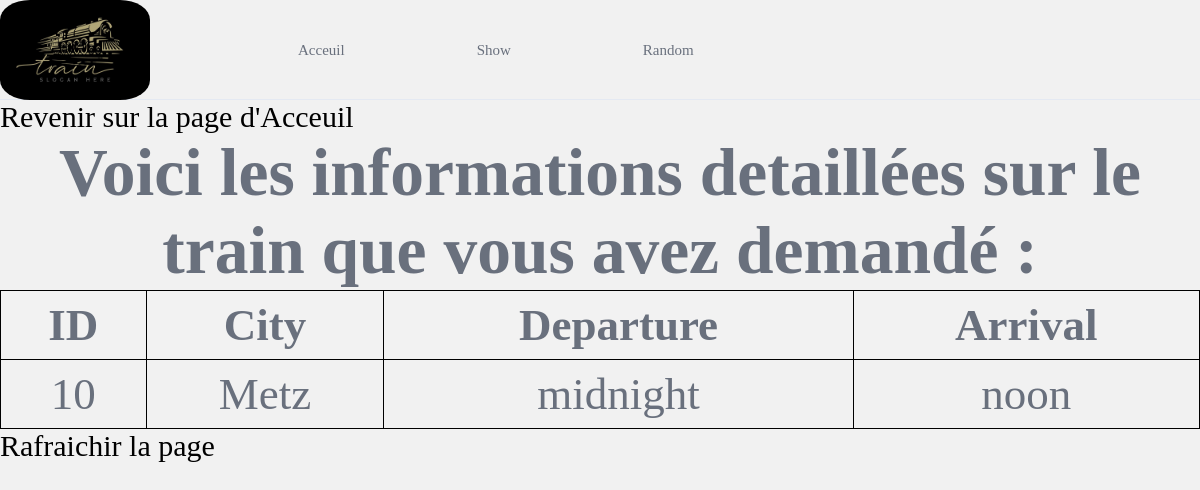
Screenshot of /Train/random with the database file from the repository.
### Train/models.py (models this page shows)
class Trainsncf(models.Model) :
    TrainID = models.AutoField(primary_key=True)
    City = models.CharField(max_length = 200)
    Departure_Time = models.TimeField(max_length = 50)
    Arrival_Time = models.TimeField(max_length = 50)

### Train/views.py (the view)
# urls.py: path('random', views.random, name='random'),
def random(request) :
    def random_fonction():
        import random
        id_random = random.randint(0,21)
        return id_random
    train_alea = random_fonction()
    trajetaleatoire = Trainsncf.objects.get(TrainID = train_alea)
    return render(request, 'Train/random.html', {
       "numero": trajetaleatoire.TrainID,
       "ville": trajetaleatoire.City,
       "depart": trajetaleatoire.Departure_Time,
       "arrivé": trajetaleatoire.Arrival_Time,
    })

### Train/templates/Train/random.html (shortened to what this page needs)
<!DOCTYPE html>
<html lang="en">
<head>
    <link rel="stylesheet" href="../../static/Train/css/style.css">
</head>
<body>
    <header>
        <nav>
            <img src="../../static/Train/img/1train.jpg" alt="" width="150px">
            <ul>
                <li><a href="../Train/index">Acceuil</a></li>
                <li><a href="#">Show</a></li>
                <li><a href="../Train/random">Random</a></li>
            </ul>
        </nav>
    </header>
    <a href="/Train/index" class="alea">Revenir sur la page d'Acceuil</a>
    <div class="train">
        <h2> Voici les informations detaillées sur le train que vous avez demandé : </h2>
        <table>
             <tr>
            <th>ID</th>
            <th>City</th>
            <th>Departure</th>
            <th>Arrival</th>
        </tr>
        <tr>
            <td>{{ numero }}</td>
            <td>{{ ville }}</td>
            <td>{{ depart }}</td>
            <td>{{ arrivé }}</td>
        </tr>
        </table>
    </div>
    <a href="/Train/random" class="alea">Rafraichir la page</a>
</body>
</html>

### Train/static/Train/css/style.css (style rules this page uses)
:root { --background-color: #fff; --color-1: rgba(29, 32, 38, 1); --color-2: rgba(105, 112, 125, 1); --color-3: rgba(255, 126, 27, 1); --color-line-navbar: rgba(228, 233, 242, 1); --color-price: rgba(182, 188, 200, 1); --color-background-reduc: rgba(255, 238, 226, 1); --color-background-minus-plus: rgba(246, 248, 253, 1); }
* { margin: 0; padding: 0; box-sizing: border-box; scroll-behavior: smooth; font-family: var(--font-base); }
h1, h2, h3, h4, h5, h6 { font-family: var(--font-title); }
a { text-decoration: none; color: unset; }
body { position: relative; background-color: #F1F1F1; min-width: 100%; min-height: 100%; }
header { z-index: 1000; height: 100px; display: flex; justify-content: space-between; align-items: center; border-bottom: 1px solid var(--color-line-navbar); }
header nav { display: flex; justify-content: space-between; align-items: center; gap: 3rem; }
header nav ul { z-index: 10; display: flex; justify-content: space-between; align-items: center; gap: 2rem; transform: translateX(0); }
header nav ul li a { padding: 38px 0; color: var(--color-2); font-size: 15px; text-transform: capitalize; font-weight: 400; margin-left: 100px; }
header nav img { border-radius: 20%; }
ul { list-style: none; }
h2 { text-align: center; color: var(--color-2); }
table { width: 100%; border-collapse: collapse; }
th, td { border: 1px solid black; padding: 8px; text-align: center; }
th { background-color: #f2f2f2; }
.train { font-size: 45px; text-align: center; color:var(--color-2) ; }
.alea { text-align: center; font-size: 30px; }

### rows the page displays
Trainsncf: City "Metz", Departure_Time "midnight", Arrival_Time "noon"

### other values shown
{{ numero }} "10"
